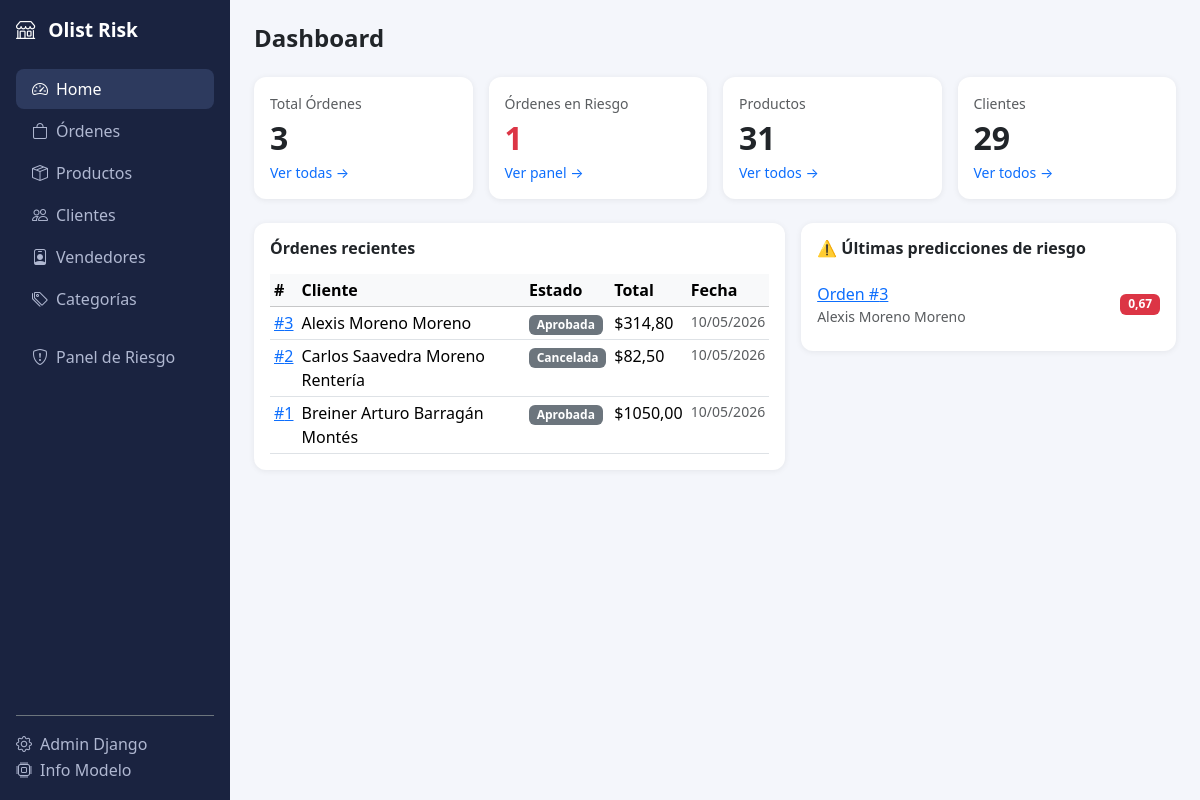
Before: / with the older database file.
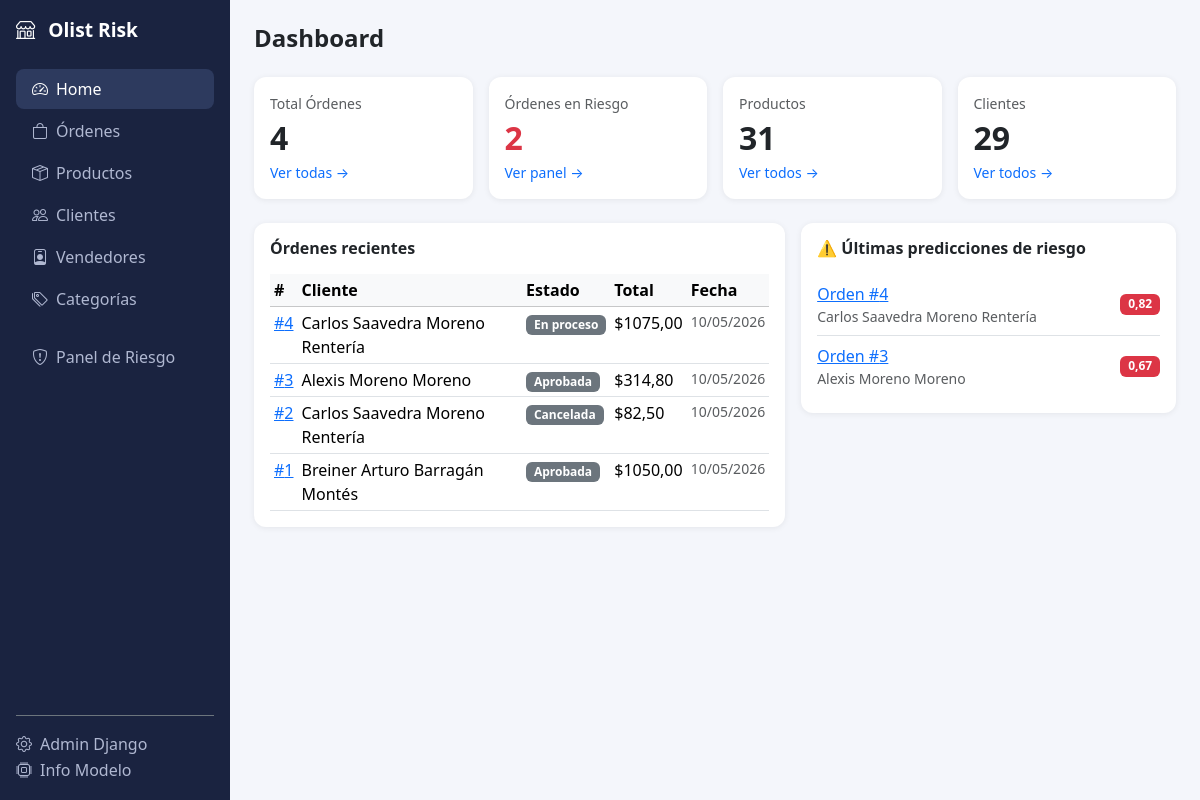
After: the same page with the newer database file.
### marketplace/models.py (models this page shows, shortened)
class Order(models.Model):
    class Status(models.TextChoices):
        PENDING    = "pending",    "Pendiente"
        APPROVED   = "approved",   "Aprobada"
        PROCESSING = "processing", "En proceso"
        SHIPPED    = "shipped",    "Enviada"
        DELIVERED  = "delivered",  "Entregada"
        CANCELLED  = "cancelled",  "Cancelada"
    customer           = models.ForeignKey(Customer, on_delete=models.PROTECT, related_name="orders", verbose_name="Cliente")
    status             = models.CharField(max_length=20, choices=Status.choices, default=Status.PENDING)
    purchase_timestamp = models.DateTimeField(default=timezone.now)
    approved_at        = models.DateTimeField(null=True, blank=True)
    estimated_delivery = models.DateField(null=True, blank=True, verbose_name="Entrega estimada")
    delivered_at       = models.DateTimeField(null=True, blank=True)
    total_items    = models.PositiveIntegerField(default=0)
    total_price    = models.DecimalField(max_digits=14, decimal_places=2, default=0)
    total_freight  = models.DecimalField(max_digits=12, decimal_places=2, default=0)
    unique_sellers = models.PositiveIntegerField(default=0)
    same_state     = models.BooleanField(default=False)
    month_sin   = models.FloatField(default=0.0)
    month_cos   = models.FloatField(default=0.0)
    weekday_sin = models.FloatField(default=0.0)
    weekday_cos = models.FloatField(default=0.0)
    approval_delay_log     = models.FloatField(default=0.0)
    estimated_delivery_log = models.FloatField(default=0.0)
    created_at = models.DateTimeField(auto_now_add=True)
    updated_at = models.DateTimeField(auto_now=True)
    class Meta:
        verbose_name        = "Orden"
        verbose_name_plural = "Órdenes"
        ordering            = ["-purchase_timestamp"]

class Customer(models.Model):
    name             = models.CharField(max_length=200, verbose_name="Nombre")
    email            = models.EmailField(unique=True)
    customer_state   = models.CharField(max_length=3, choices=ESTADOS_CO, blank=True, verbose_name="Departamento")
    phone            = models.CharField(max_length=20, blank=True)
    created_at       = models.DateTimeField(auto_now_add=True)
    class Meta:
        verbose_name        = "Cliente"
        verbose_name_plural = "Clientes"

class RiskPrediction(models.Model):
    order            = models.OneToOneField(Order, on_delete=models.CASCADE, related_name="risk_prediction")
    risk_probability = models.FloatField()
    risk_label       = models.BooleanField()
    threshold_used   = models.FloatField(default=0.45)
    model_version    = models.CharField(max_length=20, default="1.0.0")
    features_snapshot = models.JSONField(default=dict, blank=True)
    predicted_at     = models.DateTimeField(auto_now_add=True)
    class Meta:
        verbose_name        = "Predicción de Riesgo"
        verbose_name_plural = "Predicciones de Riesgo"

### marketplace/views.py (the view)
# urls.py: path("",                              views.dashboard,           name="dashboard"),
def dashboard(request):
    total_orders    = Order.objects.count()
    total_products  = Product.objects.count()
    total_customers = Customer.objects.count()
    orders_at_risk  = RiskPrediction.objects.filter(risk_label=True).count()
    recent_orders   = Order.objects.select_related("customer").order_by("-purchase_timestamp")[:8]
    recent_risk     = (
        RiskPrediction.objects.filter(risk_label=True)
        .select_related("order__customer")
        .order_by("-predicted_at")[:5]
    )
    return render(request, "marketplace/dashboard.html", {
        "total_orders":    total_orders,
        "total_products":  total_products,
        "total_customers": total_customers,
        "orders_at_risk":  orders_at_risk,
        "recent_orders":   recent_orders,
        "recent_risk":     recent_risk,
    })

### marketplace/templates/marketplace/dashboard.html (shortened to what this page needs)
{% extends "marketplace/base.html" %}
{% block content %}
<h4 class="mb-4 fw-bold">Dashboard</h4>
<div class="row g-3 mb-4">
  <div class="col-md-3">
    <div class="card p-3">
      <div class="text-muted small">Total Órdenes</div>
      <div class="fs-2 fw-bold">{{ total_orders }}</div>
      <a href="{% url 'marketplace:order_list' %}" class="small text-decoration-none">Ver todas →</a>
    </div>
  </div>
  <div class="col-md-3">
    <div class="card p-3">
      <div class="text-muted small">Órdenes en Riesgo</div>
      <div class="fs-2 fw-bold text-danger">{{ orders_at_risk }}</div>
      <a href="{% url 'marketplace:risk_dashboard' %}" class="small text-decoration-none">Ver panel →</a>
    </div>
  </div>
  <div class="col-md-3">
    <div class="card p-3">
      <div class="text-muted small">Productos</div>
      <div class="fs-2 fw-bold">{{ total_products }}</div>
      <a href="{% url 'marketplace:product_list' %}" class="small text-decoration-none">Ver todos →</a>
    </div>
  </div>
  <div class="col-md-3">
    <div class="card p-3">
      <div class="text-muted small">Clientes</div>
      <div class="fs-2 fw-bold">{{ total_customers }}</div>
      <a href="{% url 'marketplace:customer_list' %}" class="small text-decoration-none">Ver todos →</a>
    </div>
  </div>
</div>
<div class="row g-3">
  <div class="col-lg-7">
    <div class="card p-3">
      <h6 class="fw-bold mb-3">Órdenes recientes</h6>
      <table class="table table-sm table-hover mb-0">
        <thead class="table-light">
          <tr><th>#</th><th>Cliente</th><th>Estado</th><th>Total</th><th>Fecha</th></tr>
        </thead>
        <tbody>
          {% for o in recent_orders %}
          <tr>
            <td><a href="{% url 'marketplace:order_detail' o.pk %}">#{{ o.pk }}</a></td>
            <td>{{ o.customer.name }}</td>
            <td><span class="badge bg-secondary">{{ o.get_status_display }}</span></td>
            <td>${{ o.total_price }}</td>
            <td class="text-muted small">{{ o.purchase_timestamp|date:"d/m/Y" }}</td>
          </tr>
          {% empty %}
          <tr><td colspan="5" class="text-center text-muted">Sin órdenes aún.</td></tr>
          {% endfor %}
        </tbody>
      </table>
    </div>
  </div>
  <div class="col-lg-5">
    <div class="card p-3">
      <h6 class="fw-bold mb-3">⚠️ Últimas predicciones de riesgo</h6>
      <ul class="list-group list-group-flush">
        {% for rp in recent_risk %}
        <li class="list-group-item px-0 d-flex justify-content-between align-items-center">
          <div>
            <a href="{% url 'marketplace:order_detail' rp.order.pk %}">Orden #{{ rp.order.pk }}</a>
            <span class="text-muted small d-block">{{ rp.order.customer.name }}</span>
          </div>
          <span class="badge
            {% if rp.risk_probability >= 0.65 %}bg-danger
            {% elif rp.risk_probability >= 0.45 %}bg-warning text-dark
            {% else %}bg-success{% endif %}">
            {{ rp.risk_probability|floatformat:2 }}
          </span>
        </li>
        {% empty %}
        <li class="list-group-item text-muted px-0">Sin predicciones aún.</li>
        {% endfor %}
      </ul>
    </div>
  </div>
</div>
{% endblock %}

### marketplace/templates/marketplace/base.html (shortened to what this page needs)
<!DOCTYPE html>
<html lang="es">
<head>
  <link href="https://cdn.jsdelivr.net/npm/bootstrap@5.3.3/dist/css/bootstrap.min.css" rel="stylesheet">
  <link href="https://cdn.jsdelivr.net/npm/bootstrap-icons@1.11.3/font/bootstrap-icons.css" rel="stylesheet">
</head>
<body>
<div class="d-flex">
  <nav class="sidebar p-3 d-flex flex-column" style="width:230px; min-width:230px;">
    <a href="{% url 'marketplace:dashboard' %}" class="brand mb-4 text-decoration-none">
      <i class="bi bi-shop me-2"></i> Olist Risk
    </a>
    <ul class="nav flex-column flex-grow-1">
      <li class="nav-item">
        <a class="nav-link {% if request.resolver_match.url_name == 'dashboard' %}active{% endif %}"
           href="{% url 'marketplace:dashboard' %}">
          <i class="bi bi-speedometer2 me-2"></i>Home
        </a>
      </li>
      <li class="nav-item">
        <a class="nav-link {% if 'order' in request.resolver_match.url_name %}active{% endif %}"
           href="{% url 'marketplace:order_list' %}">
          <i class="bi bi-bag me-2"></i>Órdenes
        </a>
      </li>
      <li class="nav-item">
        <a class="nav-link {% if 'product' in request.resolver_match.url_name %}active{% endif %}"
           href="{% url 'marketplace:product_list' %}">
          <i class="bi bi-box-seam me-2"></i>Productos
        </a>
      </li>
      <li class="nav-item">
        <a class="nav-link {% if 'customer' in request.resolver_match.url_name %}active{% endif %}"
           href="{% url 'marketplace:customer_list' %}">
          <i class="bi bi-people me-2"></i>Clientes
        </a>
      </li>
      <li class="nav-item">
        <a class="nav-link {% if 'seller' in request.resolver_match.url_name %}active{% endif %}"
           href="{% url 'marketplace:seller_list' %}">
          <i class="bi bi-person-badge me-2"></i>Vendedores
        </a>
      </li>
      <li class="nav-item">
        <a class="nav-link {% if 'category' in request.resolver_match.url_name %}active{% endif %}"
           href="{% url 'marketplace:category_list' %}">
          <i class="bi bi-tags me-2"></i>Categorías
        </a>
      </li>
      <li class="nav-item mt-3">
        <a class="nav-link {% if 'risk' in request.resolver_match.url_name %}active{% endif %}"
           href="{% url 'marketplace:risk_dashboard' %}">
          <i class="bi bi-shield-exclamation me-2"></i>Panel de Riesgo
        </a>
      </li>
    </ul>
    <div class="mt-auto pt-3 border-top border-secondary">
      <a class="nav-link" href="/admin/" target="_blank">
        <i class="bi bi-gear me-2"></i>Admin Django
      </a>
      <a class="nav-link" href="/modelo/">
        <i class="bi bi-cpu me-2"></i>Info Modelo
      </a>
    </div>
  </nav>
  <main class="flex-grow-1 p-4">
    {% block content %}{% endblock %}
  </main>
</div>
</body>
</html>

### marketplace/templates/marketplace/base.html (style rules this page uses)
body { background: #f4f6fb; }
.sidebar { min-height: 100vh; background: #1a2340; }
.sidebar .nav-link { color: #b0b8d1; border-radius: 8px; margin-bottom: 2px; }
.sidebar .nav-link:hover, .sidebar .nav-link.active { background: #2d3a5e; color: #fff; }
.sidebar .brand { color: #fff; font-weight: 700; font-size: 1.2rem; }
.card { border: none; box-shadow: 0 1px 6px rgba(0,0,0,.07); border-radius: 12px; }

Changed rows visible on the page:
added Order: pk "4", customer.name "Carlos Saavedra Moreno Rentería", status "En proceso", total_price "1075,00", purchase_timestamp "10/05/2026"
added RiskPrediction: order.pk "4", order.customer.name "Carlos Saavedra Moreno Rentería", risk_probability "0,82"
Other visible differences:
{{ total_orders }}: "3" → "4"
{{ orders_at_risk }}: "1" → "2"
